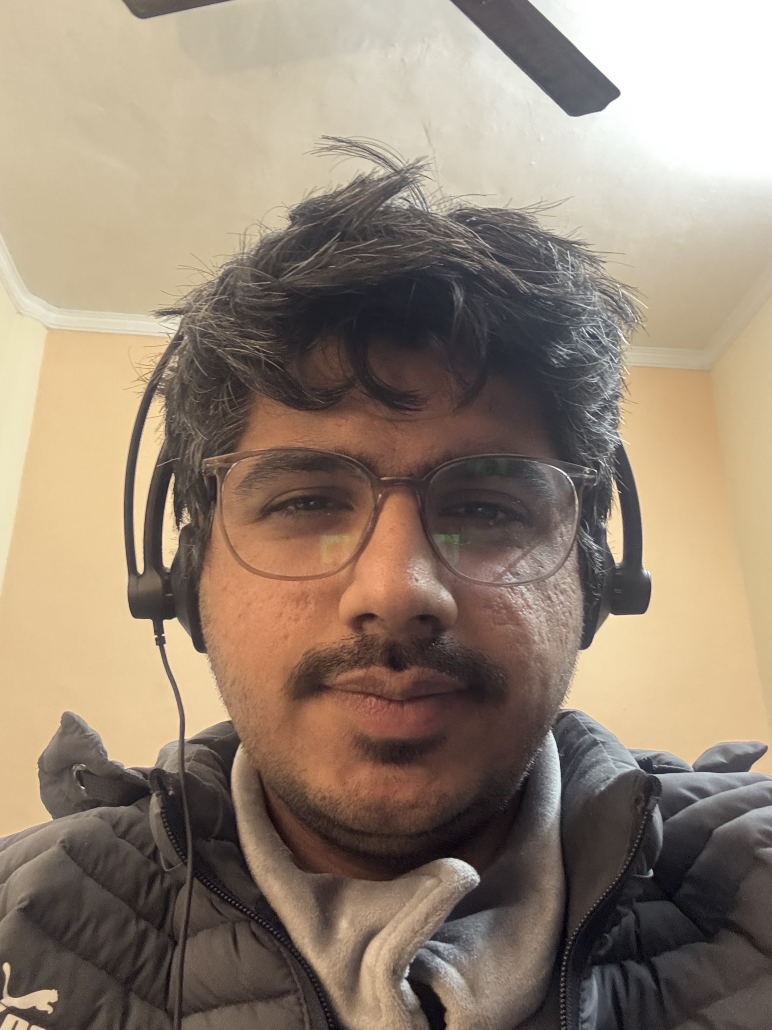
#> input picture known_face.jpeg, 2316 x 3088 px, given in place of the camera (shown at 1/3 size)
$ python benchmark_haar.py
#> lines starting #> are read from the running program, lines starting #| are printed output that depends on the picture
### config.py
import os
import logging
from pathlib import Path

# Setup logging
logging.basicConfig(level=logging.INFO, format='%(asctime)s - %(levelname)s - %(message)s')
logger = logging.getLogger("FaceRecognitionResearch")

# Project Directories
BASE_DIR = Path(__file__).parent
FACE_DATA_DIR = BASE_DIR / "face_data"
TRAINED_DATA_DIR = BASE_DIR / "trained_data"
HAARCASCADE_DIR = BASE_DIR / "haarcascades"

# Files
CASCADE_PATH = HAARCASCADE_DIR / "haarcascade_frontalface_default.xml"

# Parameters
RESIZE_FACTOR = 4
FACE_WIDTH, FACE_HEIGHT = 112, 92
NUM_TRAINING_IMAGES = 100
CAPTURE_FREQ_DIV = 5

# Research Metrics
BENCHMARK_WINDOW = 30  # Number of frames to average for performance metrics
THRESHOLD_LBPH = 80
THRESHOLD_EIGEN = 4500
THRESHOLD_FISHER = 500

# Ensure directories exist
for directory in [FACE_DATA_DIR, TRAINED_DATA_DIR]:
    directory.mkdir(parents=True, exist_ok=True)

### benchmark_haar.py
import cv2
import time
import numpy as np
from collections import deque
from config import CASCADE_PATH, RESIZE_FACTOR

def run_haar_benchmark():
    face_cascade = cv2.CascadeClassifier(str(CASCADE_PATH))
    video_capture = cv2.VideoCapture(0)

    if not video_capture.isOpened():
        print("Error: Could not open camera")
        return

    fps_stats = deque(maxlen=30)
    det_times = deque(maxlen=30)
    last_time = time.time()

    print("Starting HAAR CASCADE Detection Benchmark. Press 'q' to quit.")

    while True:
        ret, frame = video_capture.read()
#> frame is the input picture: shape (3088, 2316, 3); mean B, G, R 116, 132.4, 148.5
        if not ret: break

        display_frame = cv2.flip(frame, 1)
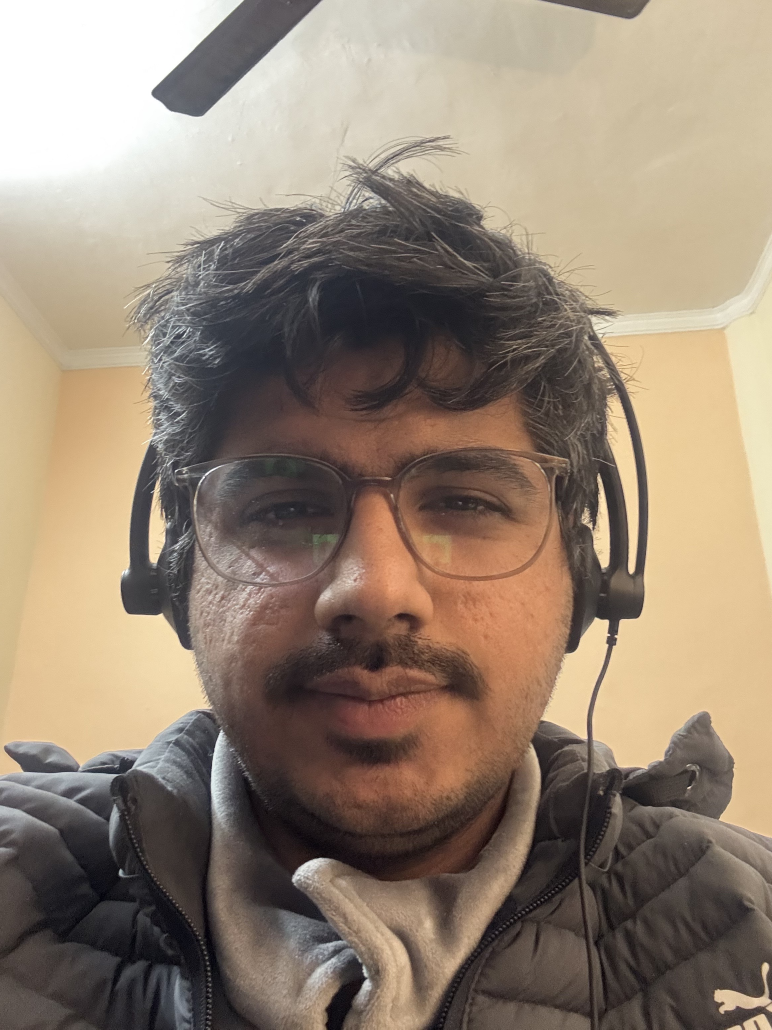
#> display_frame: shape (3088, 2316, 3) (shown at 1/3 size); mean B, G, R 116, 132.4, 148.5
        gray = cv2.cvtColor(display_frame, cv2.COLOR_BGR2GRAY)
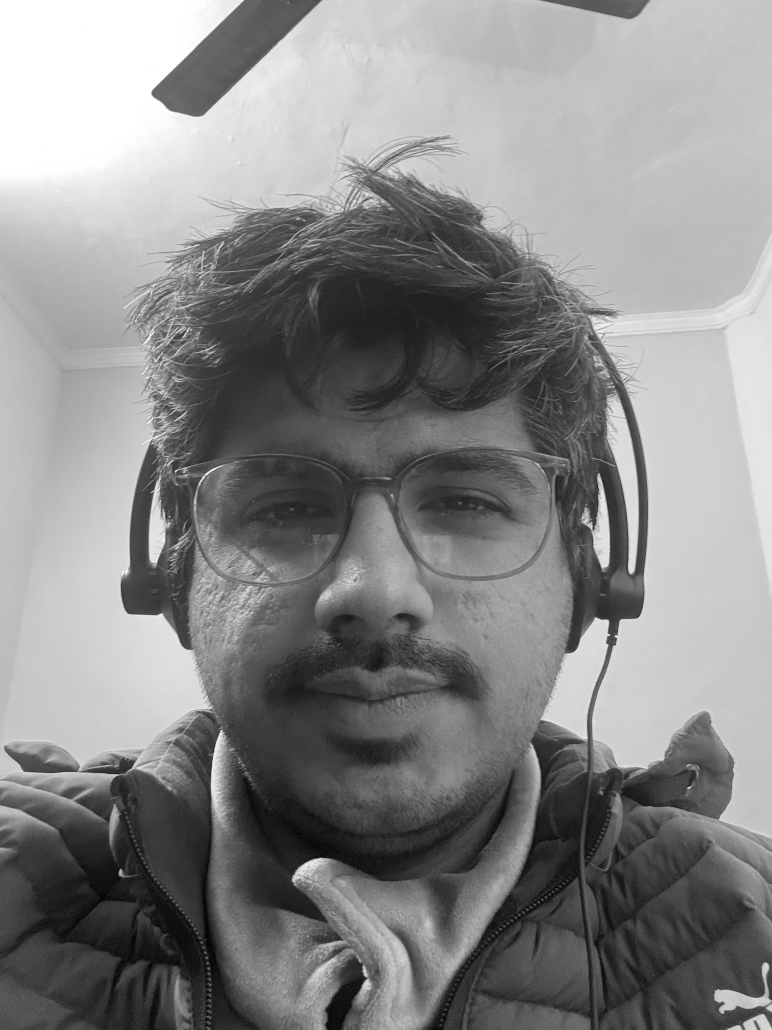
#> gray: shape (3088, 2316) (shown at 1/3 size); min 0, max 255, mean 135.3

        # Benchmarking Detection
        start_det = time.time()

        # Performance trick: resize for detection
        small_gray = cv2.resize(gray, (0,0), fx=1/RESIZE_FACTOR, fy=1/RESIZE_FACTOR)
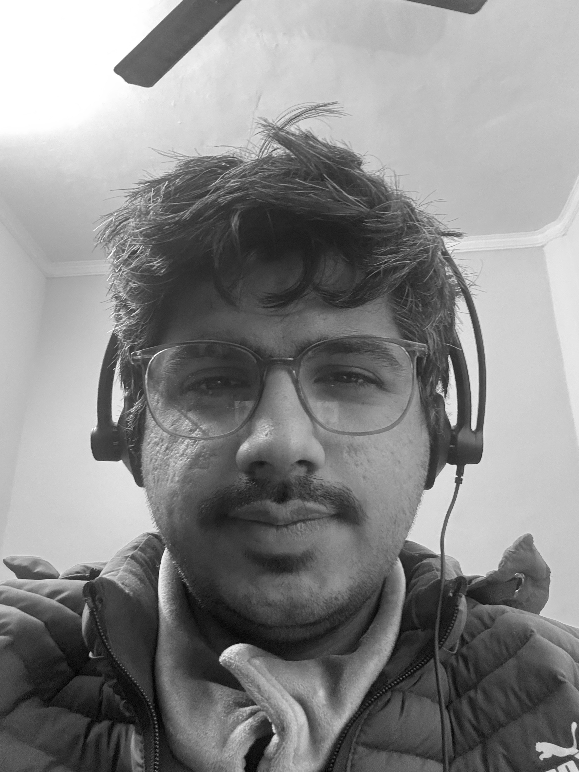
#> small_gray: shape (772, 579); min 1, max 255, mean 135.5
        faces = face_cascade.detectMultiScale(small_gray, 1.1, 5)
#> faces = [[102, 252, 348, 348]]

        det_duration = time.time() - start_det
        det_times.append(det_duration)

        # FPS calculation
        curr_time = time.time()
        fps_stats.append(1.0 / (curr_time - last_time))
        last_time = curr_time

        # Draw results
        for (x, y, w, h) in faces:
            x, y, w, h = [v * RESIZE_FACTOR for v in [x, y, w, h]]
            cv2.rectangle(display_frame, (x, y), (x+w, y+h), (255, 0, 0), 2)
#> this loop made 1 pass
#> (x, y, w, h) on pass 1: (408, 1008, 1392, 1392)

        # Metrics Overlay
        avg_fps = sum(fps_stats) / len(fps_stats) if fps_stats else 0
        avg_det = (sum(det_times) / len(det_times)) * 1000 if det_times else 0

        cv2.rectangle(display_frame, (10, 10), (350, 110), (0,0,0), -1)
        cv2.putText(display_frame, "ALGO: HAAR CASCADE (DETECTION)", (20, 40), cv2.FONT_HERSHEY_SIMPLEX, 0.6, (255, 255, 255), 2)
        cv2.putText(display_frame, f"Det. Latency: {avg_det:.2f} ms", (20, 70), cv2.FONT_HERSHEY_SIMPLEX, 0.6, (0, 255, 0), 2)
        cv2.putText(display_frame, f"System FPS: {avg_fps:.1f}", (20, 100), cv2.FONT_HERSHEY_SIMPLEX, 0.6, (0, 255, 255), 2)

        cv2.imshow("Detection Benchmark - HAAR", display_frame)

        if cv2.waitKey(1) & 0xFF == ord('q'):
#> (key q is pressed here)
            break

    video_capture.release()
    cv2.destroyAllWindows()

if __name__ == "__main__":
    run_haar_benchmark()
